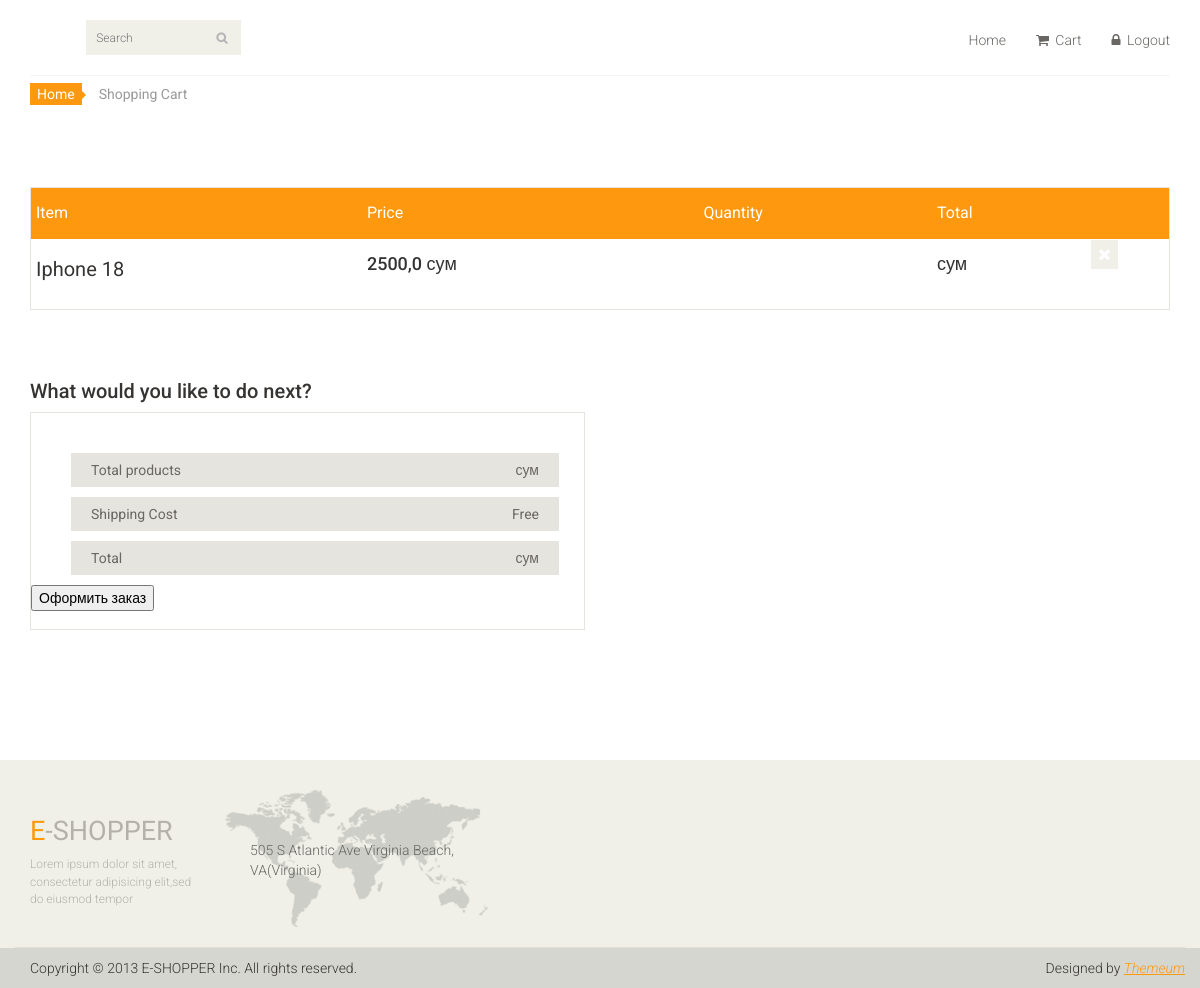
The page /my-cart/ (signed in) on the database as committed earlier.
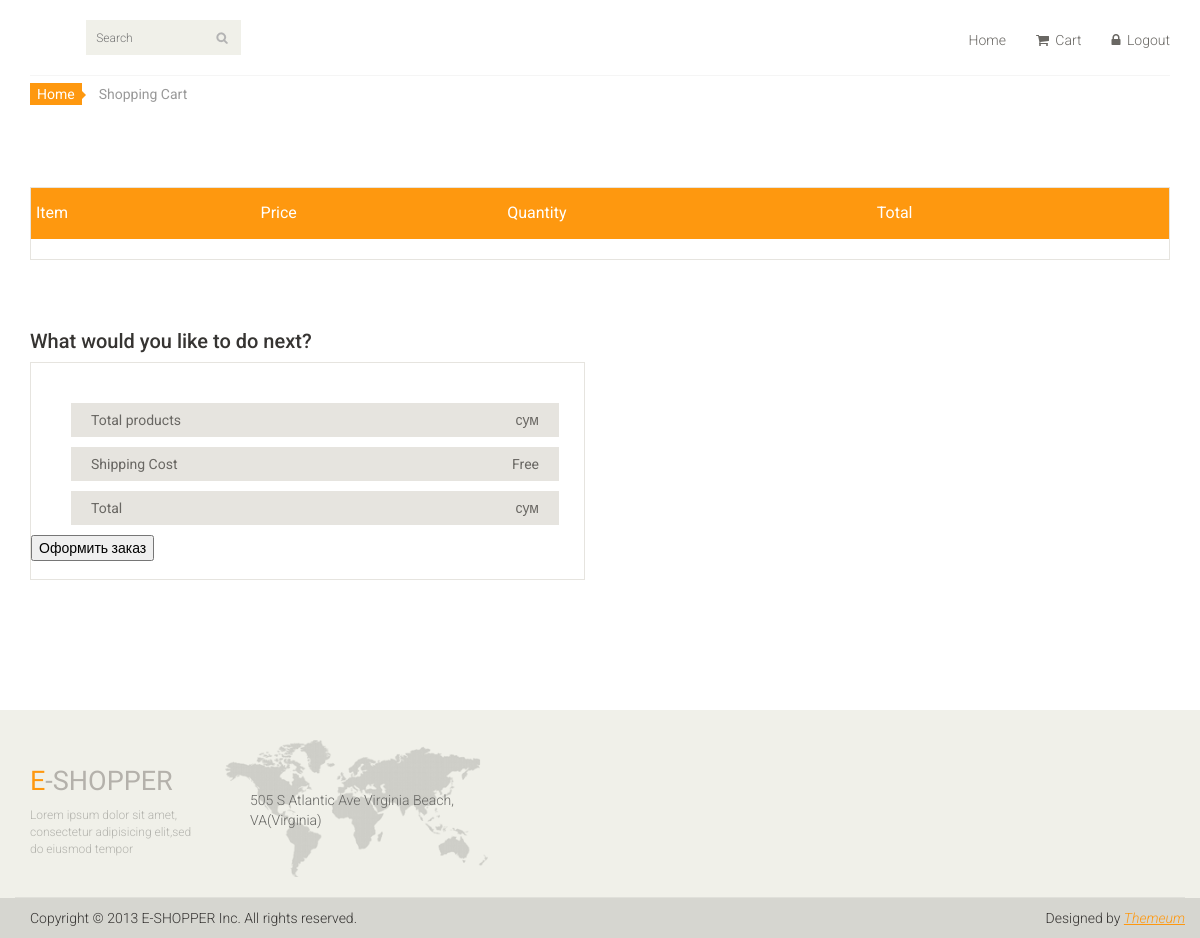
The same page on the database as committed later.
### store/models.py (models this page shows, shortened)
class Cart(models.Model):
    user_id = models.PositiveIntegerField(verbose_name="ID пользователя")
    product_id = models.ForeignKey(verbose_name="Продукт", to=Products, on_delete=models.PROTECT)
    count = models.PositiveSmallIntegerField(verbose_name="Количество товаров для покупки", default=1)
    class Meta:
        verbose_name = "Корзину"
        verbose_name_plural = "Корзина"

class Products(models.Model):
    name = models.CharField(verbose_name="Название продукта", max_length=256)
    description = models.TextField(verbose_name="Описание продукта")
    category = models.ForeignKey(verbose_name="Категория продукта", to=Category, on_delete=models.CASCADE)
    price = models.FloatField(verbose_name="Цена продукта")
    amount = models.PositiveSmallIntegerField(verbose_name="Количество товара")
    photo = models.ImageField(verbose_name="Картинка", blank=True)
    class Meta:
        verbose_name = "Продукт"
        verbose_name_plural = "Продукты"

### store/views.py (the view, shortened to what this page needs)
# urls.py: path('my-cart/', views.user_cart),
def user_cart(request):
    user = request.user.id
    cart = Cart.objects.filter(user_id=user)
    context = {'cart_list': cart}
    return render(request, 'user_cart.html', context)

### store/templates/user_cart.html (shortened to what this page needs)
{% extends 'home.html' %}
{% block content %}
	<section id="cart_items">
		<div class="container">
			<div class="breadcrumbs">
				<ol class="breadcrumb">
				  <li><a href="/">Home</a></li>
				  <li class="active">Shopping Cart</li>
				</ol>
			</div>
			<div class="table-responsive cart_info">
				<table class="table table-condensed">
					<thead>
						<tr class="cart_menu">
							<td class="description">Item</td>
							<td class="price">Price</td>
							<td class="quantity">Quantity</td>
							<td class="total">Total</td>
							<td></td>
						</tr>
					</thead>
					<tbody>
					{% for i in cart_list %}
						<tr>
							<td class="cart_description">
								<h4><a href="/product/{{ i.product_id.id }}">{{ i.product_id.name }}</a></h4>
							</td>
							<td class="cart_price">
								<h4>{{ i.product_id.price }} сум</h4>
							</td>
							<td class="cart_quantity">
							</td>
							<td class="cart_total">
								<h4>{{ total }} сум</h4>
							</td>
							<td class="cart_delete">
								<a href="/del-item/{{ i.id }}"><i class="fa fa-times"></i></a><br>
							</td>
						</tr>
					{% endfor %}
					</tbody>
				</table>
			</div>
		</div>
	</section>
	<section id="do_action">
		<div class="container">
			<div class="heading">
				<h3>What would you like to do next?</h3>
			</div>
			<div class="row">
				<div class="col-sm-6">
					<div class="total_area">
						<ul>
							<li>Total products <span>{{ total }} сум</span></li>
							<li>Shipping Cost <span>Free</span></li>
							<li>Total <span>{{ total }} сум</span></li>
						</ul>
							<form method="POST">
								<button>Оформить заказ</button>
							</form>
					</div>
				</div>
			</div>
		</div>
	</section>
{% endblock content %}

### store/templates/home.html (shortened to what this page needs)
{% load static %}
<!DOCTYPE html>
<html lang="en">
<head>
    <link href="{% static 'css/bootstrap.min.css' %}" rel="stylesheet">
    <link href="{% static 'css/font-awesome.min.css' %}" rel="stylesheet">
    <link href="{% static 'css/prettyPhoto.css' %}" rel="stylesheet">
    <link href="{% static 'css/price-range.css' %}" rel="stylesheet">
    <link href="{% static 'css/animate.css' %}" rel="stylesheet">
	<link href="{% static 'css/main.css' %}" rel="stylesheet">
	<link href="{% static 'css/responsive.css' %}" rel="stylesheet">
</head>
<body>
	<header id="header">
		<div class="header-middle">
			<div class="container">
				<div class="row">
					<div class="col-sm-4">
						<div class="btn-group pull-right">
							<div class="col-sm-3">
								<div class="search_box pull-right">
									<form method="GET">
										  <input type="text" placeholder="Search" name="search_pr" />
									</form>
								</div>
							</div>
						</div>
					</div>
					<div class="col-sm-8">
						<div class="shop-menu pull-right">
							<ul class="nav navbar-nav">
								{% if user.is_authenticated %}
									<li><a href="/">Home</a></li>
									<li><a href="/my-cart/"><i class="fa fa-shopping-cart"></i> Cart</a></li>
									<li><a href="/accounts/logout/"><i class="fa fa-lock"></i> Logout</a></li>
								{% else %}
									<li><a href="/accounts/login/"><i class="fa fa-lock"></i> Login</a></li>
								{% endif %}
							</ul>
						</div>
					</div>
				</div>
			</div>
		</div>
	</header>
	{% block content %}{% endblock content %}
	<footer id="footer">
		<div class="footer-top">
			<div class="container">
				<div class="row">
					<div class="col-sm-2">
						<div class="companyinfo">
							<h2><span>e</span>-shopper</h2>
							<p>Lorem ipsum dolor sit amet, consectetur adipisicing elit,sed do eiusmod tempor</p>
						</div>
					</div>
					<div class="col-sm-3">
						<div class="address">
							<img src="images/home/map.png" alt="" />
							<p>505 S Atlantic Ave Virginia Beach, VA(Virginia)</p>
						</div>
					</div>
				</div>
			</div>
		</div>
		<div class="footer-bottom">
			<div class="container">
				<div class="row">
					<p class="pull-left">Copyright © 2013 E-SHOPPER Inc. All rights reserved.</p>
					<p class="pull-right">Designed by <span><a target="_blank" href="http://www.themeum.com">Themeum</a></span></p>
				</div>
			</div>
		</div>
	</footer>
</body>
</html>

### store/static/css/main.css (style rules this page uses)
body { font-family: 'Roboto', sans-serif; background:; position: relative; font-weight:400px; }
ul li { list-style: none; }
a { -webkit-transition: 300ms; -moz-transition: 300ms; -o-transition: 300ms; transition: 300ms; }
h1, h2, h3, h4, h5, h6 { font-family: 'Roboto', sans-serif; }
.header-middle .container .row { border-bottom: 1px solid #f5f5f5; margin-left: 0; margin-right: 0; padding-bottom: 20px; padding-top: 20px; }
.header-middle .container .row .col-sm-4 { padding-left: 0; }
.header-middle .container .row .col-sm-8 { padding-right:0; }
.shop-menu ul li { display:inline-block; padding-left: 15px; padding-right: 15px; }
.shop-menu ul li:last-child { padding-right: 0; }
.shop-menu ul li a { background: #FFFFFF; color: #696763; font-family: 'Roboto', sans-serif; font-size: 14px; font-weight: 300; padding:0; padding-right: 0; margin-top: 10px; }
.shop-menu ul li a i { margin-right:3px; }
.search_box input { background: #F0F0E9; border: medium none; color: #B2B2B2; font-family: 'roboto'; font-size: 12px; font-weight: 300; height: 35px; outline: medium none; padding-left: 10px; width: 155px; background-image: url(../images/home/searchicon.png); background-repeat: no-repeat; background-position: 130px; }
#footer { background: #F0F0E9; }
.footer-top .container { border-bottom: 1px solid #E0E0DA; padding-bottom: 20px; }
.companyinfo { margin-top: 57px; }
.companyinfo h2 { color: #B4B1AB; font-family: abel; font-size: 27px; text-transform: uppercase; }
.companyinfo h2 span { color:#FE980F; }
.companyinfo p { color: #B3B3AD; font-family: 'Roboto', sans-serif; font-size: 12px; font-weight: 300; }
.footer-top .col-sm-3 { overflow: hidden; }
.address { margin-top: 30px; position: relative; overflow: hidden; }
.address img { width:100%; }
.address p { color: #666663; font-family: 'Roboto', sans-serif; font-size: 14px; font-weight: 300; left: 25px; position: absolute; top: 50px; }
.footer-bottom { background: #D6D6D0; padding-top: 10px; }
.footer-bottom p { color: #363432; font-family: 'Roboto', sans-serif; font-weight: 300; margin-left: 15px; }
.footer-bottom p span a { color: #FE980F; font-style: italic; text-decoration: underline; }
#do_action { margin-bottom: 50px; }
.breadcrumbs { position: relative; }
.breadcrumbs .breadcrumb { background:transparent; margin-bottom: 75px; padding-left: 0; }
.breadcrumbs .breadcrumb li a { background:#FE980F; color: #FFFFFF; padding: 3px 7px; }
.breadcrumbs .breadcrumb li a:after { content:""; height:auto; width: auto; border-width: 8px; border-style: solid; border-color:transparent transparent transparent #FE980F; position: absolute; top: 11px; left:48px; }
.breadcrumbs .breadcrumb > li + li:before { content: " "; }
#cart_items .cart_info { border: 1px solid #E6E4DF; margin-bottom: 50px }
#cart_items .cart_info .cart_menu { background: #FE980F; color: #fff; font-size: 16px; font-family: 'Roboto', sans-serif; font-weight: normal; }
#cart_items .cart_info .table.table-condensed thead tr { height: 51px; }
#cart_items .cart_info .table.table-condensed tr { border-bottom: 1px solid#F7F7F0 }
#cart_items .cart_info .table.table-condensed tr:last-child { border-bottom: 0 }
.cart_info table tr td { border-top: 0 none; vertical-align: inherit; }
.heading h3 { color: #363432; font-size: 20px; font-family: 'Roboto', sans-serif; }
#do_action .total_area { padding-bottom: 18px !important; }
#do_action .total_area, #do_action .chose_area { border: 1px solid #E6E4DF; color: #696763; padding: 30px 25px 30px 0; margin-bottom: 80px; }
.total_area span { float: right; }
.total_area ul li { background:#E6E4DF; color: #696763; margin-top: 10px; padding: 7px 20px; }

Rows that differ between the two databases and show on the page:
removed Cart: product_id.name "Iphone 18", product_id.price "2500,0"
